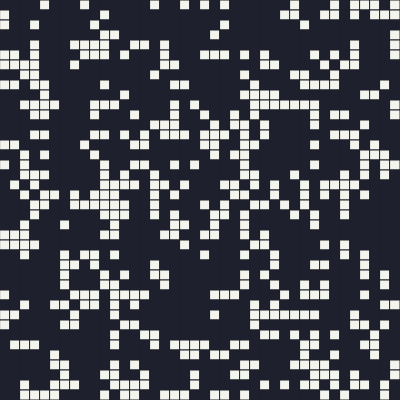
Frame 1 (no input)
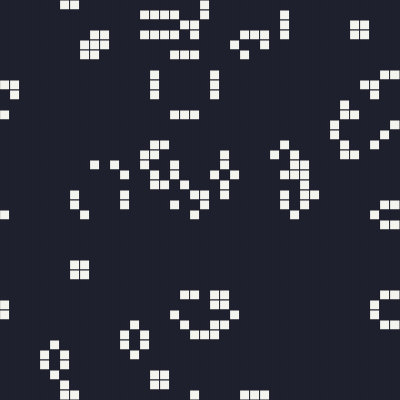
Frame 60 (no input)
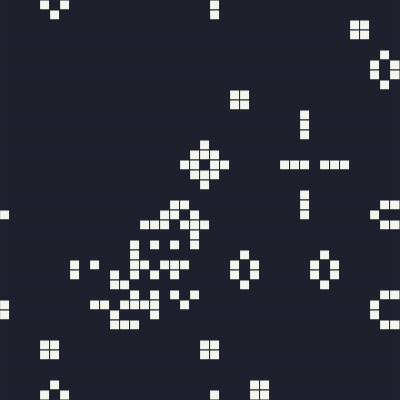
Frame 120 (the mouse pressed at the canvas centre since frame 60)

The p5.js sketch that drew these frames (run headless with seeded random() and noise() and a simulated clock; from frame 60 on, the mouse is pressed at the canvas centre):

// p5.js sketch
// ── sketch.js
let COLS = 40;
let ROWS = 40;
let SIZE = 10;
let matrix, current;

function setup() {
  if (COLS * SIZE >= window.innerWidth) {
    COLS = Math.floor(window.innerWidth / SIZE) - 1;
    ROWS = COLS;
  }
  createCanvas(ROWS * SIZE, COLS * SIZE);
  //creating the first generation
  matrix = new MATRIX(COLS, ROWS, SIZE);
  current = matrix;

  //giving the first generation random lives
  giveRandomLives(matrix);
}

function draw() {
  background(51);
  logic();
  current.show();
}

function logic() {
  let nextGeneration = new MATRIX(COLS, ROWS, SIZE);

  for (let i = 0; i < current.cols; i++) {
    for (let j = 0; j < current.rows; j++) {
      //this is the current Cell
      let currentCell = current.matrix[i][j];
      let cell_neighbors = valueOfNeighbors(currentCell, current);
      let newValue = 0;
      //Any live cell with fewer than two live neighbours dies, as if by underpopulation.
      //Any live cell with two or three live neighbours lives on to the next generation.
      //Any live cell with more than three live neighbours dies, as if by overpopulation.

      if (currentCell.value == 1) {
        //this cell is alive
        if (cell_neighbors < 2 || cell_neighbors > 3) {
          //cell is dead
          newValue = 0;
        } else {
          //else it is alive
          newValue = 1;
        }
      } else if (currentCell.value == 0) {
        if (cell_neighbors == 3) {
          //cell is alive
          newValue = 1;
        } else {
          //else it remains dead
          newValue = 0;
        }
      }

      nextGeneration.matrix[i][j].value = newValue;
    }
  }

  current = nextGeneration;
}

function valueOfNeighbors(cell, current_matrix) {
  let value = 0;

  for (let i = -1; i < 2; i++) {
    for (let j = -1; j < 2; j++) {
      let x = (cell.i + i + current_matrix.cols) % current_matrix.cols;
      let y = (cell.j + j + current_matrix.rows) % current_matrix.rows;
      let current_value = current_matrix.matrix[x][y].value;
      value += current_value;
    }
  }

  value -= cell.value;

  return value;
}

function giveRandomLives(grid, amount) {
  for (let i = 0; i < grid.cols; i++) {
    for (let j = 0; j < grid.rows; j++) {
      if (random() > 0) grid.matrix[i][j].value = int(random(2));
    }
  }
}

class CELL {
  constructor(i, j, size) {
    this.i = i;
    this.j = j;
    this.size = size;
    this.value = 0;
  }

  show() {
    let size = this.size;
    let x = this.i * size;
    let y = this.j * size;
    if (this.value == 0) {
      fill("#1e212d");
    } else if (this.value == 1) {
      fill("#f3f4ed");
    }
    stroke("#1e212d");
    rect(x, y, size, size);
  }
}

class MATRIX {
  constructor(col, row, size) {
    this.cols = col;
    this.rows = row;
    this.matrix = new Array(this.cols);
    this.size = size;

    this.makeGRID();
  }

  makeGRID() {
    for (let i = 0; i < this.cols; i++) {
      this.matrix[i] = new Array(this.rows);
    }
    for (let i = 0; i < this.cols; i++) {
      for (let j = 0; j < this.rows; j++) {
        this.matrix[i][j] = new CELL(i, j, this.size);
      }
    }
  }

  show() {
    for (let i = 0; i < this.cols; i++) {
      for (let j = 0; j < this.rows; j++) {
        this.matrix[i][j].show();
      }
    }
  }
}
